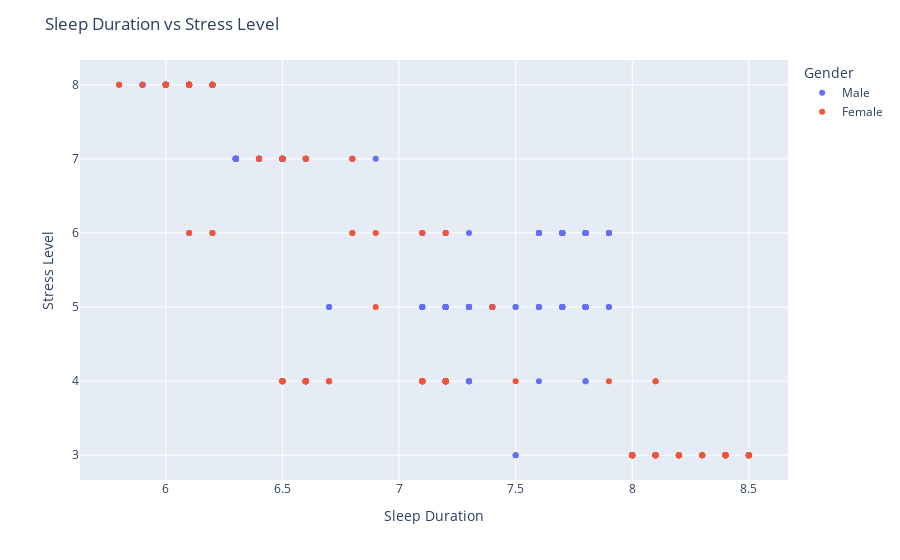

The code cell stored with this chart in its notebook:
### Markdown cell above
✨ There is no relation between age and stress level

❌ No Relation

### Code cell
fig = px.scatter(df, x='Sleep Duration', y='Stress Level', color='Gender')
fig.update_layout(
    title='Sleep Duration vs Stress Level',
    xaxis_title='Sleep Duration',
    yaxis_title='Stress Level',
    font = dict(
        size=12
    )
)
fig.show()

### Figure 1 — Plotly figure (JSON) as saved in the notebook; plotly's stock layout.template omitted (floating-point values rounded to 4 significant figures; data arrays with more than 128 entries replaced by an {"elided": "..."} marker saying what was removed)
{"data": [{"hovertemplate": "Gender=Male<br>Sleep Duration=%{x}<br>Stress Level=%{y}<extra></extra>", "legendgroup": "Male", "marker": {"color": "#636efa", "symbol": "circle"}, "mode": "markers", "name": "Male", "orientation": "v", "showlegend": true, "type": "scatter", "x": {"elided": "189 float values"}, "xaxis": "x", "y": {"elided": "189 int values"}, "yaxis": "y"}, {"hovertemplate": "Gender=Female<br>Sleep Duration=%{x}<br>Stress Level=%{y}<extra></extra>", "legendgroup": "Female", "marker": {"color": "#EF553B", "symbol": "circle"}, "mode": "markers", "name": "Female", "orientation": "v", "showlegend": true, "type": "scatter", "x": {"elided": "185 float values"}, "xaxis": "x", "y": {"elided": "185 int values"}, "yaxis": "y"}], "layout": {"font": {"size": 12}, "legend": {"title": {"text": "Gender"}, "tracegroupgap": 0}, "margin": {"t": 60}, "title": {"text": "Sleep Duration vs Stress Level"}, "xaxis": {"anchor": "y", "domain": [0, 1], "title": {"text": "Sleep Duration"}}, "yaxis": {"anchor": "x", "domain": [0, 1], "title": {"text": "Stress Level"}}}}
